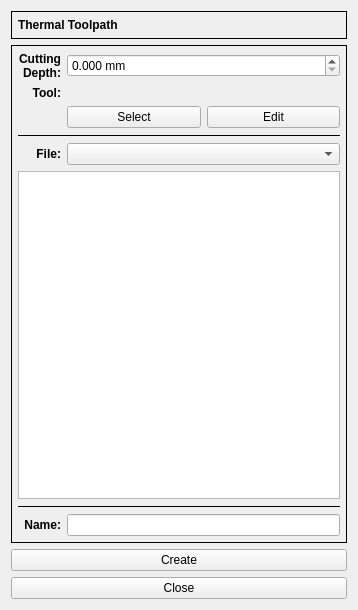
<?xml version="1.0" encoding="UTF-8"?>
<ui version="4.0">
 <class>ThermalForm</class>
 <widget class="QWidget" name="ThermalForm">
  <property name="geometry">
   <rect>
    <x>0</x>
    <y>0</y>
    <width>358</width>
    <height>610</height>
   </rect>
  </property>
  <property name="windowTitle">
   <string>Form</string>
  </property>
  <layout class="QVBoxLayout" name="verticalLayout">
   <item>
    <widget class="QFrame" name="frame">
     <property name="sizePolicy">
      <sizepolicy hsizetype="Preferred" vsizetype="Fixed">
       <horstretch>0</horstretch>
       <verstretch>0</verstretch>
      </sizepolicy>
     </property>
     <property name="frameShape">
      <enum>QFrame::Box</enum>
     </property>
     <property name="frameShadow">
      <enum>QFrame::Plain</enum>
     </property>
     <layout class="QVBoxLayout" name="verticalLayout_2">
      <property name="leftMargin">
       <number>6</number>
      </property>
      <property name="topMargin">
       <number>6</number>
      </property>
      <property name="rightMargin">
       <number>6</number>
      </property>
      <property name="bottomMargin">
       <number>6</number>
      </property>
      <item>
       <widget class="QLabel" name="label">
        <property name="font">
         <font>
          <weight>75</weight>
          <bold>true</bold>
         </font>
        </property>
        <property name="text">
         <string>Thermal Toolpath</string>
        </property>
       </widget>
      </item>
     </layout>
    </widget>
   </item>
   <item>
    <widget class="QFrame" name="frame_2">
     <property name="frameShape">
      <enum>QFrame::Box</enum>
     </property>
     <property name="frameShadow">
      <enum>QFrame::Plain</enum>
     </property>
     <layout class="QGridLayout" name="gridLayout">
      <property name="leftMargin">
       <number>6</number>
      </property>
      <property name="topMargin">
       <number>6</number>
      </property>
      <property name="rightMargin">
       <number>6</number>
      </property>
      <property name="bottomMargin">
       <number>6</number>
      </property>
      <item row="6" column="0" colspan="3">
       <widget class="Line" name="line_2">
        <property name="frameShadow">
         <enum>QFrame::Plain</enum>
        </property>
        <property name="orientation">
         <enum>Qt::Horizontal</enum>
        </property>
       </widget>
      </item>
      <item row="3" column="0" colspan="3">
       <widget class="Line" name="line">
        <property name="frameShadow">
         <enum>QFrame::Plain</enum>
        </property>
        <property name="orientation">
         <enum>Qt::Horizontal</enum>
        </property>
       </widget>
      </item>
      <item row="8" column="2">
       <widget class="QLineEdit" name="leName"/>
      </item>
      <item row="1" column="0" colspan="2">
       <widget class="QLabel" name="label_3">
        <property name="font">
         <font>
          <weight>75</weight>
          <bold>true</bold>
         </font>
        </property>
        <property name="text">
         <string>Tool:</string>
        </property>
        <property name="alignment">
         <set>Qt::AlignRight|Qt::AlignTrailing|Qt::AlignVCenter</set>
        </property>
       </widget>
      </item>
      <item row="4" column="2">
       <widget class="QComboBox" name="cbxFile"/>
      </item>
      <item row="8" column="1">
       <widget class="QLabel" name="label_6">
        <property name="font">
         <font>
          <weight>75</weight>
          <bold>true</bold>
         </font>
        </property>
        <property name="text">
         <string>Name:</string>
        </property>
        <property name="alignment">
         <set>Qt::AlignRight|Qt::AlignTrailing|Qt::AlignVCenter</set>
        </property>
       </widget>
      </item>
      <item row="1" column="2">
       <widget class="QLabel" name="lblToolName">
        <property name="frameShape">
         <enum>QFrame::NoFrame</enum>
        </property>
        <property name="text">
         <string/>
        </property>
       </widget>
      </item>
      <item row="4" column="0" colspan="2">
       <widget class="QLabel" name="label_4">
        <property name="font">
         <font>
          <weight>75</weight>
          <bold>true</bold>
         </font>
        </property>
        <property name="text">
         <string>File:</string>
        </property>
        <property name="alignment">
         <set>Qt::AlignRight|Qt::AlignTrailing|Qt::AlignVCenter</set>
        </property>
       </widget>
      </item>
      <item row="2" column="2">
       <layout class="QHBoxLayout" name="horizontalLayout">
        <item>
         <widget class="QPushButton" name="pbSelect">
          <property name="text">
           <string>Select</string>
          </property>
         </widget>
        </item>
        <item>
         <widget class="QPushButton" name="pbEdit">
          <property name="text">
           <string>Edit</string>
          </property>
         </widget>
        </item>
       </layout>
      </item>
      <item row="5" column="0" colspan="3">
       <widget class="QTreeView" name="treeView">
        <property name="alternatingRowColors">
         <bool>true</bool>
        </property>
        <property name="selectionMode">
         <enum>QAbstractItemView::MultiSelection</enum>
        </property>
        <property name="selectionBehavior">
         <enum>QAbstractItemView::SelectRows</enum>
        </property>
       </widget>
      </item>
      <item row="0" column="2">
       <widget class="DoubleSpinBox" name="dsbxDepth">
        <property name="suffix">
         <string> mm</string>
        </property>
        <property name="decimals">
         <number>3</number>
        </property>
        <property name="maximum">
         <double>100.000000000000000</double>
        </property>
        <property name="singleStep">
         <double>0.100000000000000</double>
        </property>
       </widget>
      </item>
      <item row="0" column="0" colspan="2">
       <widget class="QLabel" name="label_2">
        <property name="sizePolicy">
         <sizepolicy hsizetype="Expanding" vsizetype="Preferred">
          <horstretch>0</horstretch>
          <verstretch>0</verstretch>
         </sizepolicy>
        </property>
        <property name="font">
         <font>
          <weight>75</weight>
          <bold>true</bold>
         </font>
        </property>
        <property name="text">
         <string>Cutting
Depth:</string>
        </property>
        <property name="alignment">
         <set>Qt::AlignRight|Qt::AlignTrailing|Qt::AlignVCenter</set>
        </property>
       </widget>
      </item>
     </layout>
    </widget>
   </item>
   <item>
    <widget class="QPushButton" name="pbCreate">
     <property name="text">
      <string>Create</string>
     </property>
    </widget>
   </item>
   <item>
    <widget class="QPushButton" name="pbClose">
     <property name="text">
      <string>Close</string>
     </property>
    </widget>
   </item>
  </layout>
 </widget>
 <customwidgets>
  <customwidget>
   <class>DoubleSpinBox</class>
   <extends>QDoubleSpinBox</extends>
   <header>doublespinbox.h</header>
  </customwidget>
 </customwidgets>
 <resources/>
 <connections/>
</ui>
